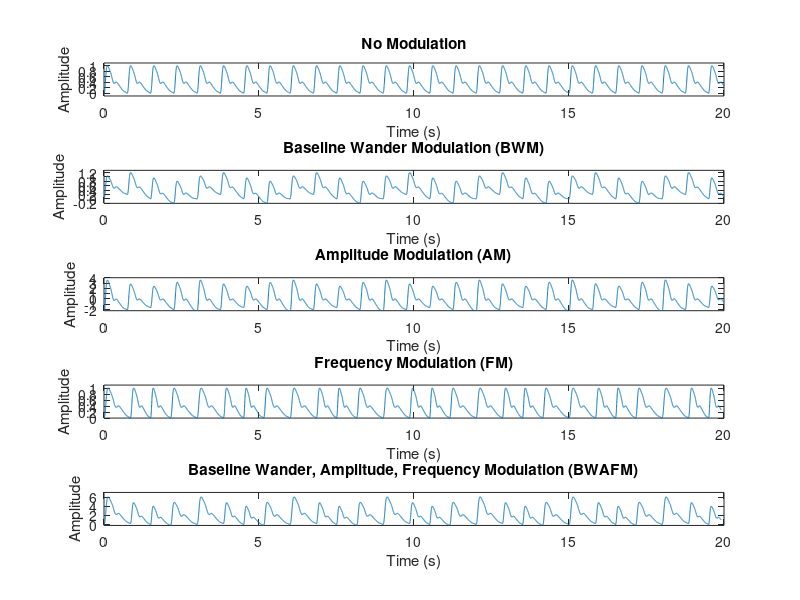

MATLAB code to generate this figure:

clear
close all
clc


ppg_syn = load('RRSYNTHdata.mat');


%%
figure
subplot(511)
plot(0:1/500:(length(ppg_syn.data(1).ppg.v)-1)/500,ppg_syn.data(1).ppg.v)
xlabel 'Time (s)'
ylabel 'Amplitude'
ylim([-0.1 1.1])
title 'No Modulation'
subplot(512)
plot(0:1/500:(length(ppg_syn.data(2).ppg.v)-1)/500,ppg_syn.data(2).ppg.v)
xlabel 'Time (s)'
ylabel 'Amplitude'
ylim([-0.2 1.3])
title 'Baseline Wander Modulation (BWM)'
subplot(513)
plot(0:1/500:(length(ppg_syn.data(3).ppg.v)-1)/500,ppg_syn.data(3).ppg.v)
xlabel 'Time (s)'
ylabel 'Amplitude'
ylim([-2.2 4])
title 'Amplitude Modulation (AM)'
subplot(514)
plot(0:1/500:(length(ppg_syn.data(4).ppg.v)-1)/500,ppg_syn.data(4).ppg.v)
xlabel 'Time (s)'
ylabel 'Amplitude'
ylim([0 1.1])
title 'Frequency Modulation (FM)'
subplot(515)
plot(0:1/500:(length(ppg_syn.data(5).ppg.v)-1)/500,ppg_syn.data(5).ppg.v)
xlabel 'Time (s)'
ylabel 'Amplitude'
ylim([-0.2 7])
title 'Baseline Wander, Amplitude, Frequency Modulation (BWAFM)'